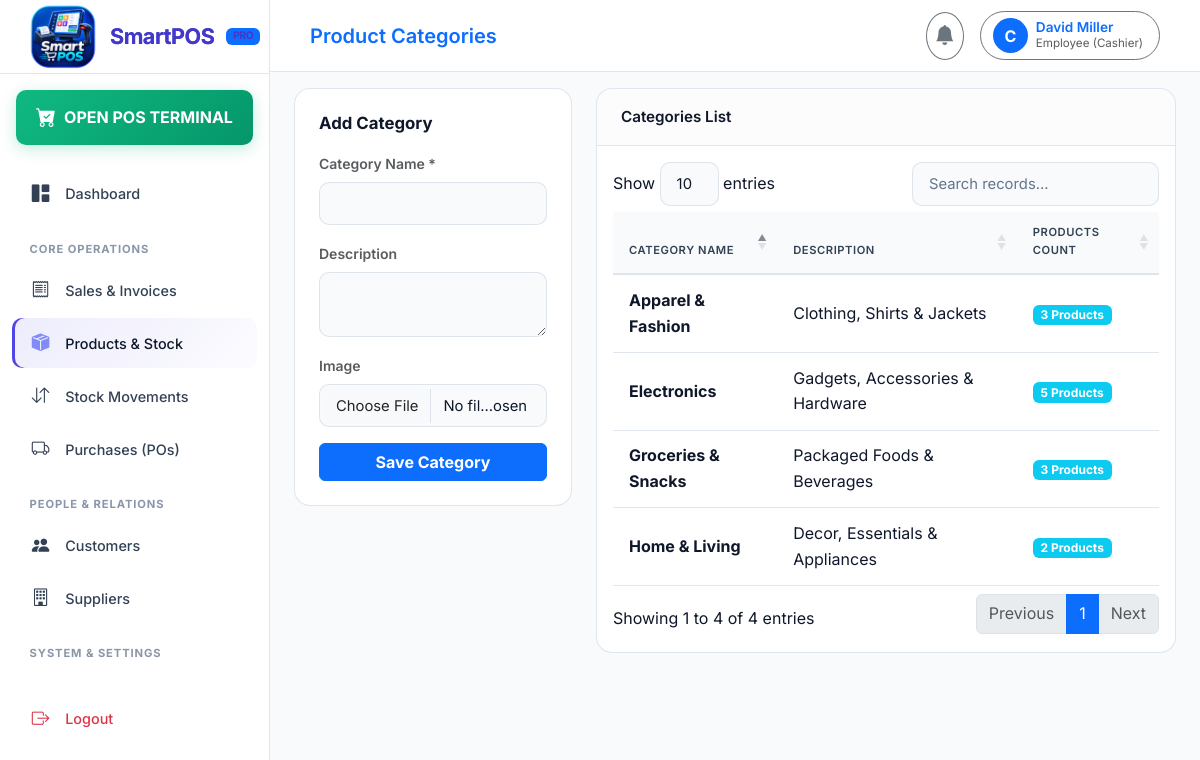
Screenshot of /products/categories/ (signed in) with the database file from the repository.
### authentication/models.py (models this page shows, shortened)
class User(AbstractUser):
    ROLE_SUPER_ADMIN = 'SUPER_ADMIN'
    ROLE_ADMIN = 'ADMIN'
    ROLE_EMPLOYEE = 'EMPLOYEE'
    ROLE_CUSTOMER = 'CUSTOMER'
    ROLE_CHOICES = [
        (ROLE_SUPER_ADMIN, 'Super Admin'),
        (ROLE_ADMIN, 'Admin (Business Owner)'),
        (ROLE_EMPLOYEE, 'Employee (Cashier)'),
        (ROLE_CUSTOMER, 'Customer'),
    ]
    role = models.CharField(max_length=20, choices=ROLE_CHOICES, default=ROLE_EMPLOYEE)
    business = models.ForeignKey(Business, on_delete=models.CASCADE, null=True, blank=True, related_name='users')
    branch = models.ForeignKey('branches.Branch', on_delete=models.SET_NULL, null=True, blank=True, related_name='users')
    phone = models.CharField(max_length=30, blank=True, null=True)
    profile_picture = models.ImageField(upload_to='profile_pics/', null=True, blank=True)
    status = models.BooleanField(default=True)
    created_at = models.DateTimeField(auto_now_add=True)
    updated_at = models.DateTimeField(auto_now=True)
    def is_super_admin(self):
        return self.role == self.ROLE_SUPER_ADMIN or self.is_superuser
    def is_admin(self):
        return self.role in [self.ROLE_ADMIN, self.ROLE_SUPER_ADMIN] or self.is_superuser
    def get_business(self):
        if not self.business:
            b = Business.objects.first()
            if not b:
                b = Business.objects.create(name="SmartPOS Store")
            self.business = b
            self.save(update_fields=['business'])
        return self.business

### products/models.py (models this page shows, shortened)
class Category(models.Model):
    business = models.ForeignKey('authentication.Business', on_delete=models.CASCADE, related_name='categories')
    name = models.CharField(max_length=150)
    description = models.TextField(blank=True, null=True)
    image = models.ImageField(upload_to='categories/', null=True, blank=True)
    status = models.BooleanField(default=True)
    created_at = models.DateTimeField(auto_now_add=True)
    updated_at = models.DateTimeField(auto_now=True)
    class Meta:
        verbose_name_plural = "Categories"

### products/views.py (the view)
# urls.py: path('categories/', views.categories_list, name='categories_list'),
@login_required
def categories_list(request):
    business = request.user.get_business()
    categories = Category.objects.filter(business=business)
    if request.method == 'POST':
        form = CategoryForm(request.POST, request.FILES)
        if form.is_valid():
            cat = form.save(commit=False)
            cat.business = business
            cat.save()
            messages.success(request, "Category added successfully.")
            return redirect('categories_list')
        else:
            for field, errors in form.errors.items():
                for error in errors:
                    messages.error(request, f"{field.replace('_', ' ').title()}: {error}")
    else:
        form = CategoryForm()
    return render(request, 'products/categories.html', {'categories': categories, 'form': form})

### products/forms.py
class CategoryForm(forms.ModelForm):
    def __init__(self, *args, **kwargs):
        super().__init__(*args, **kwargs)
        self.fields['status'].initial = True
        self.fields['description'].required = False
        self.fields['image'].required = False
    class Meta:
        model = Category
        fields = ['name', 'description', 'image', 'status']
        widgets = {
            'name': forms.TextInput(attrs={'class': 'form-control', 'required': True}),
            'description': forms.Textarea(attrs={'class': 'form-control', 'rows': 2}),
            'image': forms.FileInput(attrs={'class': 'form-control'}),
            'status': forms.CheckboxInput(attrs={'class': 'form-check-input', 'checked': True}),
        }

### templates/products/categories.html (shortened to what this page needs)
{% extends 'base.html' %}
{% block header_title %}Product Categories{% endblock %}
{% block content %}
<div class="row g-4">
    <div class="col-md-4">
        <div class="card card-custom p-4">
            <h5 class="fw-bold text-light mb-3">Add Category</h5>
            <form method="post" enctype="multipart/form-data">
                <div class="mb-3">
                    <label class="form-label text-muted small fw-semibold">Category Name *</label>
                    {{ form.name }}
                </div>
                <div class="mb-3">
                    <label class="form-label text-muted small fw-semibold">Description</label>
                    {{ form.description }}
                </div>
                <div class="mb-3">
                    <label class="form-label text-muted small fw-semibold">Image</label>
                    {{ form.image }}
                </div>
                <button type="submit" class="btn btn-primary w-100 fw-bold">Save Category</button>
            </form>
        </div>
    </div>
    <div class="col-md-8">
        <div class="card card-custom">
            <div class="card-header">
                <span>Categories List</span>
            </div>
            <div class="table-responsive p-3">
                <table class="table table-custom datatable align-middle">
                    <thead>
                        <tr>
                            <th>Category Name</th>
                            <th>Description</th>
                            <th>Products Count</th>
                        </tr>
                    </thead>
                    <tbody>
                        {% for cat in categories %}
                        <tr>
                            <td class="fw-bold text-light">{{ cat.name }}</td>
                            <td>{{ cat.description|default:"-" }}</td>
                            <td><span class="badge bg-info">{{ cat.products.count }} Products</span></td>
                        </tr>
                        {% empty %}
                        <tr>
                            <td colspan="3" class="text-center text-muted py-4">No categories created yet.</td>
                        </tr>
                        {% endfor %}
                    </tbody>
                </table>
            </div>
        </div>
    </div>
</div>
{% endblock %}

### templates/base.html (shortened to what this page needs)
{% load static %}
<!DOCTYPE html>
<html lang="en">
<head>
    <link href="https://cdn.jsdelivr.net/npm/bootstrap@5.3.2/dist/css/bootstrap.min.css" rel="stylesheet">
    <link rel="stylesheet" href="https://cdn.jsdelivr.net/npm/bootstrap-icons@1.11.2/font/bootstrap-icons.min.css">
    <link rel="stylesheet" href="https://cdn.datatables.net/1.13.7/css/dataTables.bootstrap5.min.css">
    <link rel="stylesheet" href="{% static 'css/style.css' %}">
</head>
<body>
    <aside id="sidebar">
        <div class="sidebar-brand">
            <img
                src="{% static 'images/favicon.png' %}"
                alt="SmartPOS Logo"
                class="sidebar-brand-icon"
            >
            <span>SmartPOS</span>
            <span class="badge bg-primary text-uppercase" style="font-size: 0.65rem;">
                Pro
            </span>
        </div>
        <div class="p-3 pb-0">
            <a href="{% url 'pos_terminal' %}" class="nav-link pos-btn text-center justify-content-center py-2 rounded-3">
                <i class="bi bi-cart-check-fill fs-5 me-2"></i>
                <span class="fw-bold">OPEN POS TERMINAL</span>
            </a>
        </div>
        <ul class="sidebar-nav mt-3">
            <li class="nav-item">
                <a href="{% url 'dashboard' %}" class="nav-link {% if request.resolver_match.url_name == 'dashboard' %}active{% endif %}">
                    <i class="bi bi-grid-1x2-fill"></i>
                    <span>Dashboard</span>
                </a>
            </li>
            <li class="nav-label">Core Operations</li>
            <li class="nav-item">
                <a href="{% url 'sales_list' %}" class="nav-link {% if 'sales' in request.path %}active{% endif %}">
                    <i class="bi bi-receipt"></i>
                    <span>Sales & Invoices</span>
                </a>
            </li>
            <li class="nav-item">
                <a href="{% url 'products_list' %}" class="nav-link {% if 'products' in request.path %}active{% endif %}">
                    <i class="bi bi-box-seam-fill"></i>
                    <span>Products & Stock</span>
                </a>
            </li>
            <li class="nav-item">
                <a href="{% url 'inventory_list' %}" class="nav-link {% if 'inventory' in request.path %}active{% endif %}">
                    <i class="bi bi-arrow-down-up"></i>
                    <span>Stock Movements</span>
                </a>
            </li>
            <li class="nav-item">
                <a href="{% url 'purchases_list' %}" class="nav-link {% if 'purchases' in request.path %}active{% endif %}">
                    <i class="bi bi-truck"></i>
                    <span>Purchases (POs)</span>
                </a>
            </li>
            <li class="nav-label">People & Relations</li>
            <li class="nav-item">
                <a href="{% url 'customers_list' %}" class="nav-link {% if 'customers' in request.path %}active{% endif %}">
                    <i class="bi bi-people-fill"></i>
                    <span>Customers</span>
                </a>
            </li>
            <li class="nav-item">
                <a href="{% url 'suppliers_list' %}" class="nav-link {% if 'suppliers' in request.path %}active{% endif %}">
                    <i class="bi bi-building"></i>
                    <span>Suppliers</span>
                </a>
            </li>
            <li class="nav-label">System & Settings</li>
            <li class="nav-item mt-4 mb-5">
                <a href="{% url 'logout' %}" class="nav-link text-danger">
                    <i class="bi bi-box-arrow-right"></i>
                    <span>Logout</span>
                </a>
            </li>
        </ul>
    </aside>
    <div id="main-content">
        <header class="top-navbar">
            <div class="d-flex align-items-center gap-3">
                <div class="fw-semibold text-primary fs-5">
                    {% block header_title %}{{ current_business.name|default:"SmartPOS Enterprise" }}{% endblock %}
                </div>
            </div>
            <div class="d-flex align-items-center gap-3">
                <div class="dropdown">
                    <button class="btn btn-outline-secondary position-relative rounded-circle p-2" type="button" data-bs-toggle="dropdown">
                        <i class="bi bi-bell-fill fs-5"></i>
                    </button>
                </div>
                <div class="dropdown">
                    <button class="btn btn-outline-secondary d-flex align-items-center gap-2 rounded-pill pe-3" type="button" data-bs-toggle="dropdown">
                        <div class="bg-primary text-white rounded-circle d-flex align-items-center justify-content-center fw-bold" style="width: 35px; height: 35px;">
                            {{ user.username|slice:":1"|upper }}
                        </div>
                        <div class="text-start d-none d-sm-block">
                            <div class="fw-semibold text-primary" style="font-size: 0.85rem; line-height: 1.2;">{{ user.get_full_name|default:user.username }}</div>
                            <div class="text-muted" style="font-size: 0.725rem;">{{ user.get_role_display }}</div>
                        </div>
                    </button>
                </div>
            </div>
        </header>
        <div class="container-fluid pt-3 px-4">
        </div>
        <main class="container-fluid px-4 pb-5 flex-grow-1">
            {% block content %}{% endblock %}
        </main>
    </div>
</body>
</html>

### rows the page displays
User: username "C", get_full_name "David Miller", role "Employee (Cashier)"
Category: name "Electronics", description "Gadgets, Accessories & Hardware", products.count "5"
Category: name "Groceries & Snacks", description "Packaged Foods & Beverages", products.count "3"
Category: name "Apparel & Fashion", description "Clothing, Shirts & Jackets", products.count "3"
Category: name "Home & Living", description "Decor, Essentials & Appliances", products.count "2"
